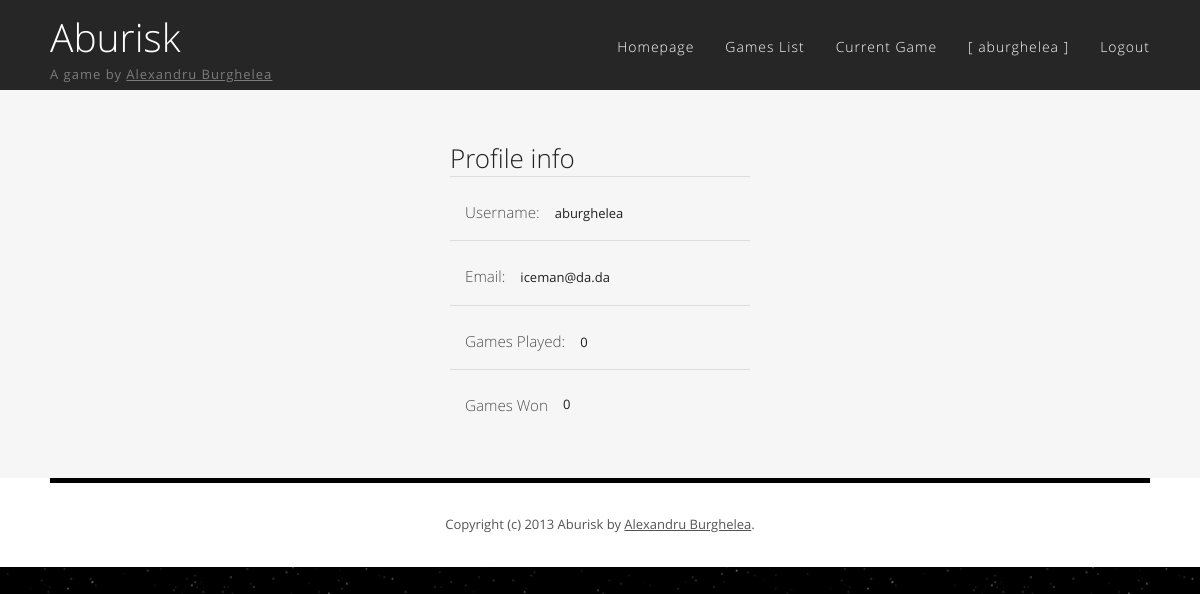
Before: /profile.php (signed in) with the older database file.
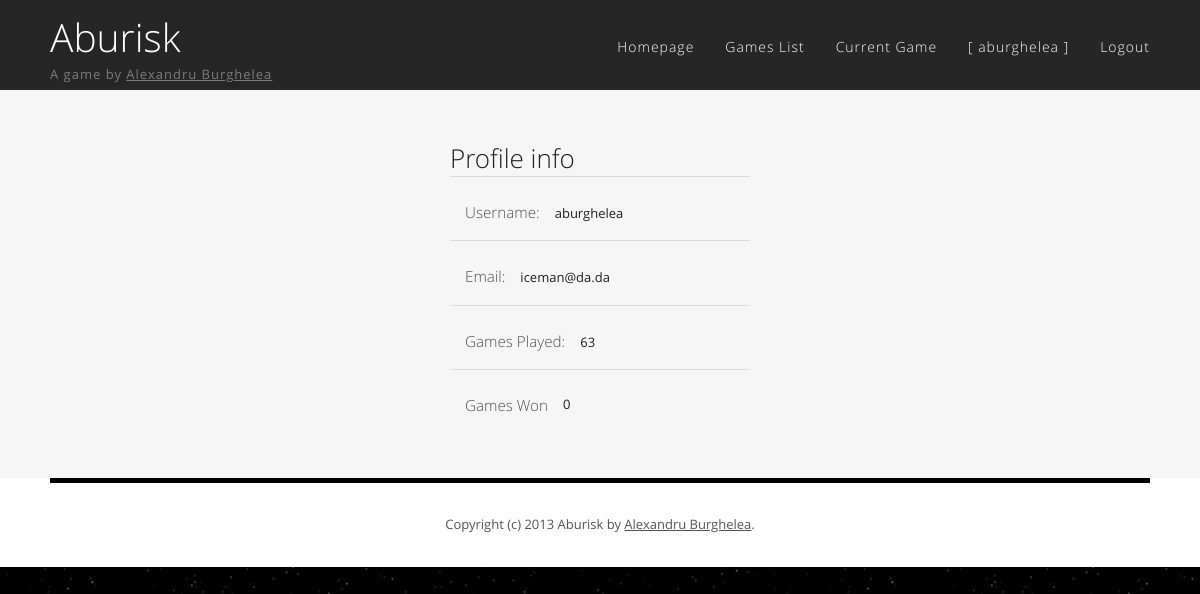
After: the same page with the newer database file.
### tables this page shows
CREATE TABLE IF NOT EXISTS `users` (
  `id` int(11) NOT NULL AUTO_INCREMENT,
  `username` varchar(20) NOT NULL,
  `email` varchar(45) NOT NULL,
  `password` varchar(45) NOT NULL,
  `played_games` int(11) NOT NULL DEFAULT '0',
  `won_games` int(11) NOT NULL DEFAULT '0',
  PRIMARY KEY (`id`)
);

### profile.php (called while the page is built)
<?php require_once "views/profile_interface.php" ?>

### dao/database/Database.php (called while the page is built, shortened)
<?php
class Database implements IDatabase
{
    private static $instance = NULL;
    public static function connect()
    {
        if (!isset(self::$instance)) {
            self::$instance = new mysqli(HOST, USER, PASSWORD, DATABASE, PORT);
        }
        return self::$instance;
    }
}
?>

### dao/generic/MySqliIHelper.php (called while the page is built, shortened)
<?php
class MySqliIHelper
{
    protected $db;
    function __construct($db)
    {
        $this->db = $db;
    }
    protected function prepare_and_execute($query, $format = array(), $value = array(), $needs_preparation = 'false')
    {
        $stmt = $this->db->prepare($query);
        if ($needs_preparation == 'true') {
            if (!is_array($value))
                $value = array($value);
            if (!is_array($format))
                $format = array($format);
            $params = array_merge($format, $value);
            call_user_func_array(array($stmt, 'bind_param'), $this->ref_values($params));
        }
        $stmt->execute();
        $stmt->store_result();
        return $stmt;
    }
    protected function bind_table_header($stmt)
    {
        $row = array();
        $parameters = array();
        $meta = $stmt->result_metadata();
        while ($field = $meta->fetch_field()) {
            $parameters[] = & $row[$field->name];
        }
        call_user_func_array(array($stmt, 'bind_result'), $parameters);
        return $row;
    }
    protected function bind_results($stmt, $row)
    {
        $results = null;
        while ($stmt->fetch()) {
            $line = array();
            foreach ($row as $key => $val)
                $line[$key] = $val;
            $results[] = $line;
        }
        return $results;
    }
    protected function build_where_clause($arr)
    {
        return $arr . self::C_LIKE;
    }
    protected function build_aditional_params($orderby = '', $direction = '', $limit = '', $show = '')
    {
        return array($orderby, $limit);
    }
    protected function ref_values(&$arr)
    {
        if (strnatcmp(phpversion(), '5.3') >= 0) {
            $refs = array();
            foreach (array_keys($arr) as $key) {
                $refs[$key] = & $arr[$key];
            }
            return $refs;
        }
        return $arr;
    }
}

### session/AuthManager.php (called while the page is built, shortened)
<?php
class AuthManager
{
    public static function getLoggedInUserId()
    {
        $isSet = isset($_SESSION['user_id']);
        return $isSet ? $_SESSION['user_id'] : false;
    }
}
?>

### dao/generic/GenericDao.php (called while the page is built, shortened)
<?php
require_once dirname(__FILE__) . '/Scaffold.php';
abstract class GenericDao implements IScaffold
{
    protected static $TABLE_NAME;
    private $scaffold;
    function __construct()
    {
        $this->scaffold = new Scaffold(self::$TABLE_NAME);
    }
    public function getRowsByField($field, $value, $orderby = '', $direction = 'ASC', $limit = '', $show = '')
    {
        $rows = $this->scaffold->getRowsByField($field, $value, $orderby, $direction, $limit, $show);
        return empty($rows) ? null : $this->mapRowsToObject($rows);
    }
    private function mapRowsToObject($rows)
    {
        $rtn = array();
        foreach ($rows as $object_row) {
            $object=new $classname();
            foreach ($object_row as $prop => $value) {
                $object->{$prop} = $value;
            }
            $rtn[] = $object;
        }
        return $rtn;
    }
}

### dao/generic/Scaffold.php (called while the page is built, shortened)
<?php
require_once dirname(__FILE__) . "/../database/Database.php";
require_once dirname(__FILE__) . "/../generic/MySqliIHelper.php";
class Scaffold extends MySqliIHelper implements IScaffold
{
    private $table;
    public function __construct($table)
    {
        $this->table = mysqli_real_escape_string($this->db, $table);
    }
    public function getRowsbyField($field, $value, $orderby = '', $direction = 'ASC', $limit = '', $show = '')
    {
        $format = "s";
        $where_clause = $this->build_where_clause($field);
        return $this->get_rows_from_db($value, $format, $where_clause, $orderby, $direction, $limit, $show);
    }
    protected function get_rows_from_db($value, $format, $where_clause, $orderby, $direction, $limit, $show)
    {
        list($orderby, $limit) = $this->build_aditional_params($orderby, $direction, $limit, $show);
        $query = sprintf(Scaffold::GET_ROWS_SQL, $this->table, $where_clause, $orderby, $limit);
        return $this->run_get($query, $format, $value, 'true');
    }
    private function run_get($query, $format, $value, $prepare = 'false')
    {
        $stmt = $this->prepare_and_execute($query, $format, $value, $prepare);
        $row = $this->bind_table_header($stmt);
        return $this->bind_results($stmt, $row);
    }
}
?>

### views/profile_interface.php (the view, shortened to what the changed rows need)
<!DOCTYPE HTML>
<html>
<?php require_once "head.php" ?>
<?php
if (isset($_GET['id']))
    $id = $_GET['id'];
else
    $id = AuthManager::getLoggedInUserId();
$user = new User();
$user = $user->getRowsByField('id', $id)[0];
?>
<body>
<div id="wrapper">
    <?php require_once "header.php" ?>
    <div id="page">
        <div id="content-center" style="width: 300px">
            <div id="profile">
                <h1>Profile info</h1>
                <ul class="style2">
                    <li class="">
                        <h3>
                            <a href="javascript:void(0);">
                            </a>
                        </h3>
                        <p>
                            <?php echo $user->username ?>
                        </p>
                    </li>
                    <li>
                        <h3>
                            <a href="javascript:void(0);">
                            </a>
                        </h3>
                        <p>
                            <?php echo $user->email ?>
                        </p>
                    </li>
                    <li>
                        <h3>
                            <a href="javascript:void(0);">
                            </a>
                        </h3>
                        <p>
                            <?php echo $user->played_games ?>
                        </p>
                    </li>
                    <li style="clear:both">
                        <h3>
                        </h3>
                        <?php echo $user->won_games ?>
                    </li>
                </ul>
            </div>
        </div>
    </div>
</div>
</body>
</html>

Changed rows visible on the page:
changed users "aburghelea": played_games "0" → "63"
